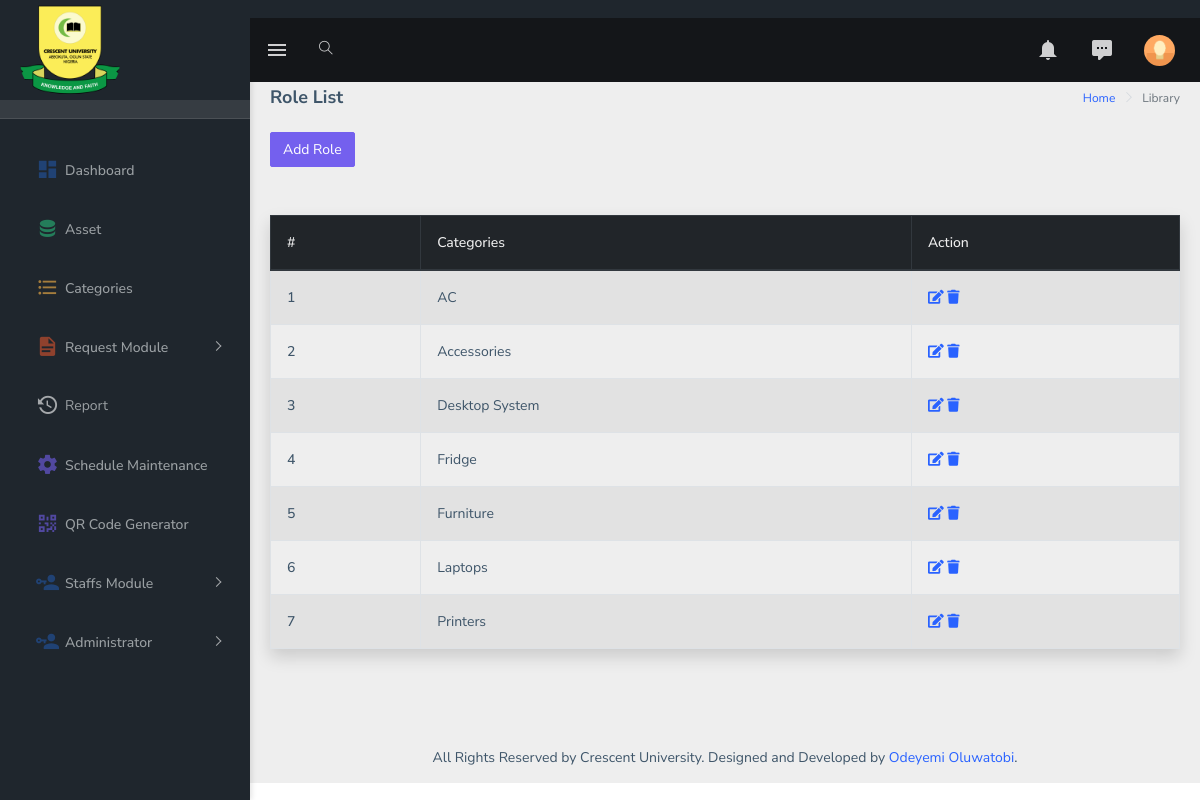
The page /admindashboard/role.php on the database its author committed.
### tables this page shows
CREATE TABLE `category` (
  `id` int(11) NOT NULL,
  `category` varchar(20) NOT NULL
);

### admindashboard/categoryfolder/categorytable.php (the view, shortened to what this page needs)
<?php
require_once dirname(__FILE__) . "/../include/config.php";
?>
<div class="row mt-5">
                    <div class="col-md-12 col-lg-12 col-xlg-3">
                    <table class="table shadow table-striped table-bordered table-hover" id="categorytable">
                        <thead class="thead-dark">
                            <tr>
                            <th scope="col">#</th>
                            <th scope="col">Categories</th>
                            <th scope="col">Action</th>
                            </tr>
                        </thead>
                        <tbody>
                        <?php
                        try {
                            $s = 1;
                            $sql = "SELECT * FROM category ORDER BY category ASC";
                            $stmt = $conn->prepare($sql);
                            $stmt->execute();
                            while($row = $stmt->fetch(PDO::FETCH_ASSOC)) {
                                $id = htmlspecialchars($row['id']);
                                $category = htmlspecialchars($row['category']);                                ?>
                                <tr>
                                    <th scope="row"><?php echo $s++; ?></th>
                                    <td><?php echo $category; ?></td>
                                    <td>
                                        <a href='categoryfolder/editcategory.php?id=<?php echo $id; ?>'><i class='fa fa-edit'></i></a>
                                        <a href='categoryfolder/deletecategory.php?id=<?php echo $id; ?>'><i class='fa fa-trash'></i></a>
                                    </td>
                                </tr>
                                <?php
                            }
                        } catch (PDOException $e) {
                            logError("Database error in categorytable.php: " . $e->getMessage());
                            echo "<tr><td colspan='3' class='text-center text-danger'>Error loading categories</td></tr>";
                        }
                        ?>
                        </tbody>
                        </table>
                    </div>
                </div>

### rows shown on the page
category: category "AC"
category: category "Accessories"
category: category "Desktop System"
category: category "Fridge"
category: category "Furniture"
category: category "Laptops"
category: category "Printers"
